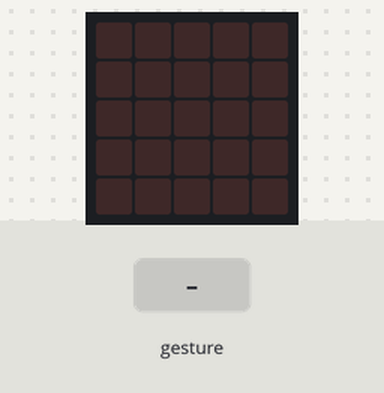
Bench run of a program on a simulated BBC micro:bit (MakeCode). Parts: the board's 5×5 LED display. Inputs (shaded band) come from the test bench. Random numbers come from a fixed seed; a tilt is held for 1.5 s and a shake lasts 1 s, then the board lies face up again.

Above: at 1.2 s.
1.3 s: gesture 'shake'
At 3.9 s:
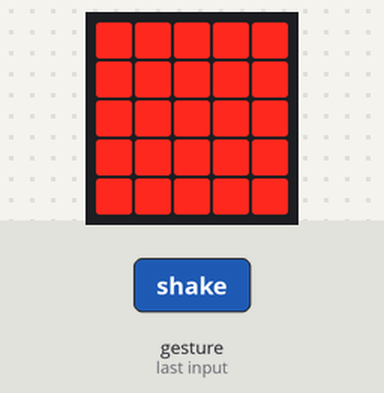
4.3 s: gesture 'shake'
At 6.1 s:
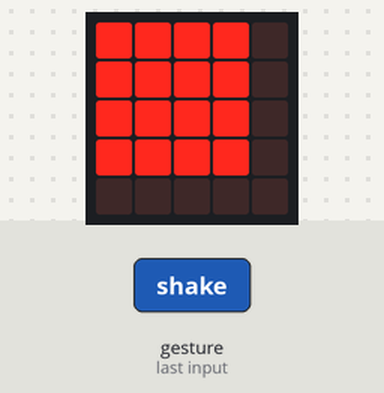
7.3 s: gesture 'shake'
At 7.78 s:
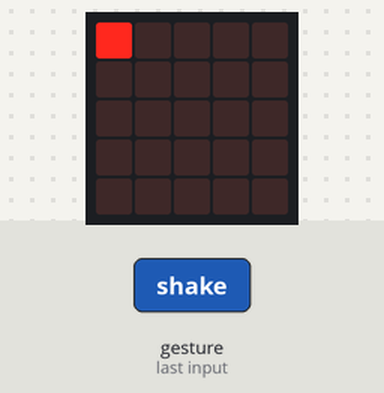
10.3 s: gesture 'shake'
At 14.0 s:
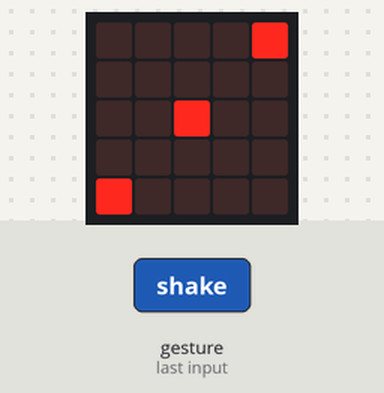
Timing chart, 0 to 14.3 s (numbered marks = the images above; inputs shaded):
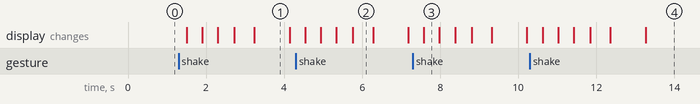

The program:

main.ts
```typescript
let dobokocka = 0
input.onGesture(Gesture.Shake, function () {
    basic.showLeds(`
        # . . . .
        . . . . .
        . . . . .
        . . . . .
        . . . . .
        `)
    basic.showLeds(`
        # # . . .
        # # . . .
        . . . . .
        . . . . .
        . . . . .
        `)
    basic.pause(1)
    basic.showLeds(`
        # # # . .
        # # # . .
        # # # . .
        . . . . .
        . . . . .
        `)
    basic.pause(20)
    basic.showLeds(`
        # # # # .
        # # # # .
        # # # # .
        # # # # .
        . . . . .
        `)
    basic.pause(120)
    basic.showLeds(`
        # # # # #
        # # # # #
        # # # # #
        # # # # #
        # # # # #
        `)
    basic.pause(500)
    dobokocka = randint(1, 6)
    if (dobokocka == 1) {
        basic.showLeds(`
            . . . . .
            . . . . .
            . . # . .
            . . . . .
            . . . . .
            `)
    }
    if (dobokocka == 2) {
        basic.showLeds(`
            . . . . #
            . . . . .
            . . . . .
            . . . . .
            # . . . .
            `)
    }
    if (dobokocka == 3) {
        basic.showLeds(`
            . . . . #
            . . . . .
            . . # . .
            . . . . .
            # . . . .
            `)
    }
    if (dobokocka == 4) {
        basic.showLeds(`
            # . . . #
            . . . . .
            . . . . .
            . . . . .
            # . . . #
            `)
    }
    if (dobokocka == 5) {
        basic.showLeds(`
            # . . . #
            . . . . .
            . . # . .
            . . . . .
            # . . . #
            `)
    }
    if (dobokocka == 6) {
        basic.showLeds(`
            # . . . #
            . . . . .
            # . . . #
            . . . . .
            # . . . #
            `)
    }
})
```

test.ts
```typescript
// ide kerülnek a tesztek; a rendszer ezt nem kompilálja, ha a csomagot bővítményként használják.
```

Measured:
- after the input at 1.3 s, the display: first changes after 0.20 s (image 1 shows a later state)
- after the input at 4.3 s, the display: first changes after 0.24 s (image 2 shows a later state)
- after the input at 7.3 s, the display: changes after 0.28 s (image 3)
- after the input at 10.3 s, the display: first changes after 0.32 s (image 4 shows a later state)
- what the display in image 1 shows lasts 0.9 s, from 3.2 s to 4.1 s
- what the display in image 2 shows lasts 0.5 s, from 5.8 s to 6.3 s
- what the display in image 3 shows lasts 0.4 s, from 7.6 s to 8.0 s
